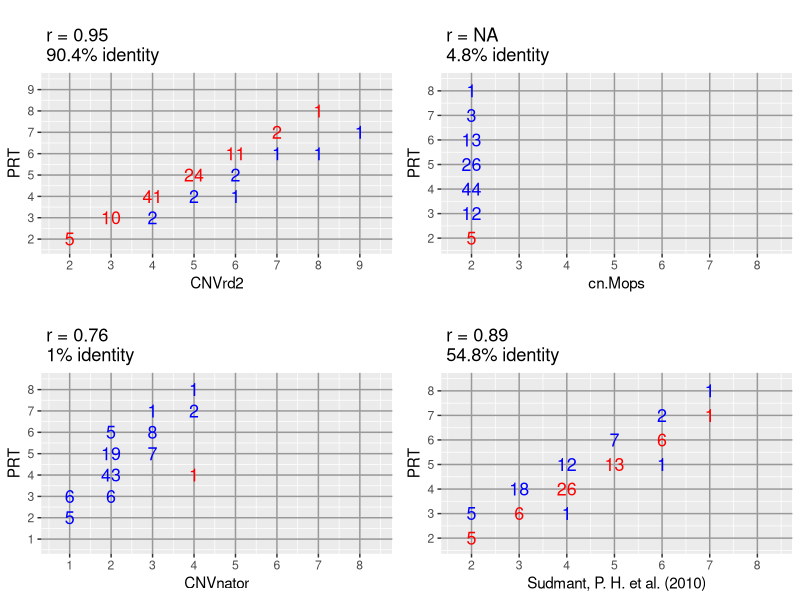

This figure's R source:
## ---- chunk 1
library('ggplot2')

library("gridExtra")

plot.inter <- function(x, y, xlab = NULL, ylab = NULL, main = NULL, xlim = NULL, ylim = NULL){
  x <- x
  y <- y
  zz1 <- data.frame()
  z <- data.frame(x, y)

  for (ii in min(x):max(x)){
    for (jj in min(y):max(y)){
              ltemp <- length(z[z[, 1] == ii &
                           z[, 2] == jj,1])
    if (ltemp > 0){
      z4 <- 5
                             
      zz1 <- rbind(zz1, c(ii, jj, ltemp, z4))
    }
            }
  }
  colnames(zz1) <- c("z1", "z2", "z3", "z4")
  zlength1 <- length(z[z[, 1] == z[, 2], 1])
  ztext1 <- paste(round(100*zlength1/length(x), 1), "% identity", sep ="")
  #theme_set(theme_grey(16))

    colZZ <- ifelse(zz1$z1 == zz1$z2, "red", "blue")

  
  p1 <- ggplot(data = zz1, aes(z1, z2), show_guide = TRUE) +
#      geom_point(aes(size = 1, alpha = 0.9), show_guide = FALSE)  +
          geom_text(data = zz1, aes(z1, z2, label = z3
                        #,                        colour = 'blue'
                        #, vjust = 0.1, hjust = 0.1
#                        , face = "bold"
                        ,size = 0.1), colour = as.factor(colZZ), show_guide = FALSE )  +
                            coord_cartesian(xlim = xlim, ylim = ylim) + xlab(xlab) + ylab(ylab) + ggtitle(paste(main, "\n",ztext1)) + theme(panel.grid.major = element_line(colour = "#999999")) +
                                scale_y_continuous(breaks=c(0, 1,2, 3,4, 5, 6, 7,8, 9, 10, 11)) +
                                    scale_x_continuous(breaks=c(0, 1,2, 3, 4, 5, 6, 7, 8, 9, 10, 11))
#size = factor(z3)
  return(p1)
}

## ---- chunk 2
bb <- read.table("Join.DEFB103.CNVrd2.PRT.cnmops.CNVnator.Peter.txt", row.names=1)

### Name columns
nameAll <- c("CNVrd2", "PRT",  "cn.Mops", "CNVnator", "Sudmant, P. H. et al. (2010)")
## ---- chunk 3
### Choose columns 1 and 2
ii = 1; jj = 2

### Make a temporary data.frame
bbTemp <- bb

bbTemp <- bbTemp[!is.na(bbTemp[, ii]) & !is.na(bbTemp[, jj]),]

### Choose max, min of all CN classes to set xlim and ylim
xy <- range(c(bbTemp[, ii], bbTemp[, jj]))

### Plot
p1 <- plot.inter(x = bbTemp[, ii], y = bbTemp[, jj], xlab = nameAll[ii],
                 ylab = nameAll[jj ],
                 xlim = c(xy[1] - 0.3, xy[2] + 0.4),
                 ylim = c(xy[1] - 0.3, xy[2] + 0.4),
                 main = paste("\n r = ", round(cor(bbTemp[, ii], bbTemp[, jj]), 2), sep = ""))

ii = 3

bbTemp <- bb

bbTemp <- bbTemp[!is.na(bbTemp[, ii]) & !is.na(bbTemp[, jj]),]

xy <- range(c(bbTemp[, ii], bbTemp[, jj]))

p2 <- plot.inter(x = bbTemp[, ii], y = bbTemp[, jj], xlab = nameAll[ii],
                 ylab = nameAll[jj ],
                 xlim = c(xy[1] - 0.3, xy[2] + 0.4),
                 ylim = c(xy[1] - 0.3, xy[2] + 0.4),
                 main = paste("\n r = ", round(cor(bbTemp[, ii], bbTemp[, jj]), 2), sep = ""))

ii = 4
bbTemp <- bb
bbTemp <- bbTemp[!is.na(bbTemp[, ii]) & !is.na(bbTemp[, jj]),]

xy <- range(c(bbTemp[, ii], bbTemp[, jj]))


p3 <- plot.inter(x = bbTemp[, ii], y = bbTemp[, jj], xlab = nameAll[ii],
                 ylab = nameAll[jj ],
                 xlim = c(xy[1] - 0.3, xy[2] + 0.4),
                 ylim = c(xy[1] - 0.3, xy[2] + 0.4),
                 main = paste("\n r = ", round(cor(bbTemp[, ii], bbTemp[, jj]), 2), sep = ""))



ii = 5

bbPTemp <- bb

bbPTemp <- bbPTemp[!is.na(bbPTemp[, ii]) & !is.na(bbPTemp[, jj]),]

xy <- range(c(bbPTemp[, ii], bbPTemp[, jj]))


p4 <- plot.inter(x = bbPTemp[, ii], y = bbPTemp[, jj], xlab = nameAll[ii],
                 ylab = nameAll[jj ],
                 xlim = c(xy[1] - 0.3, xy[2] + 0.4),
                 ylim = c(xy[1] - 0.3, xy[2] + 0.4),
                 main = paste("\n r = ", round(cor(bbPTemp[, ii], bbPTemp[, jj]), 2), sep = ""))


########Plot all results
grid.arrange(p1, p2, p3, p4,   nrow = 2)
